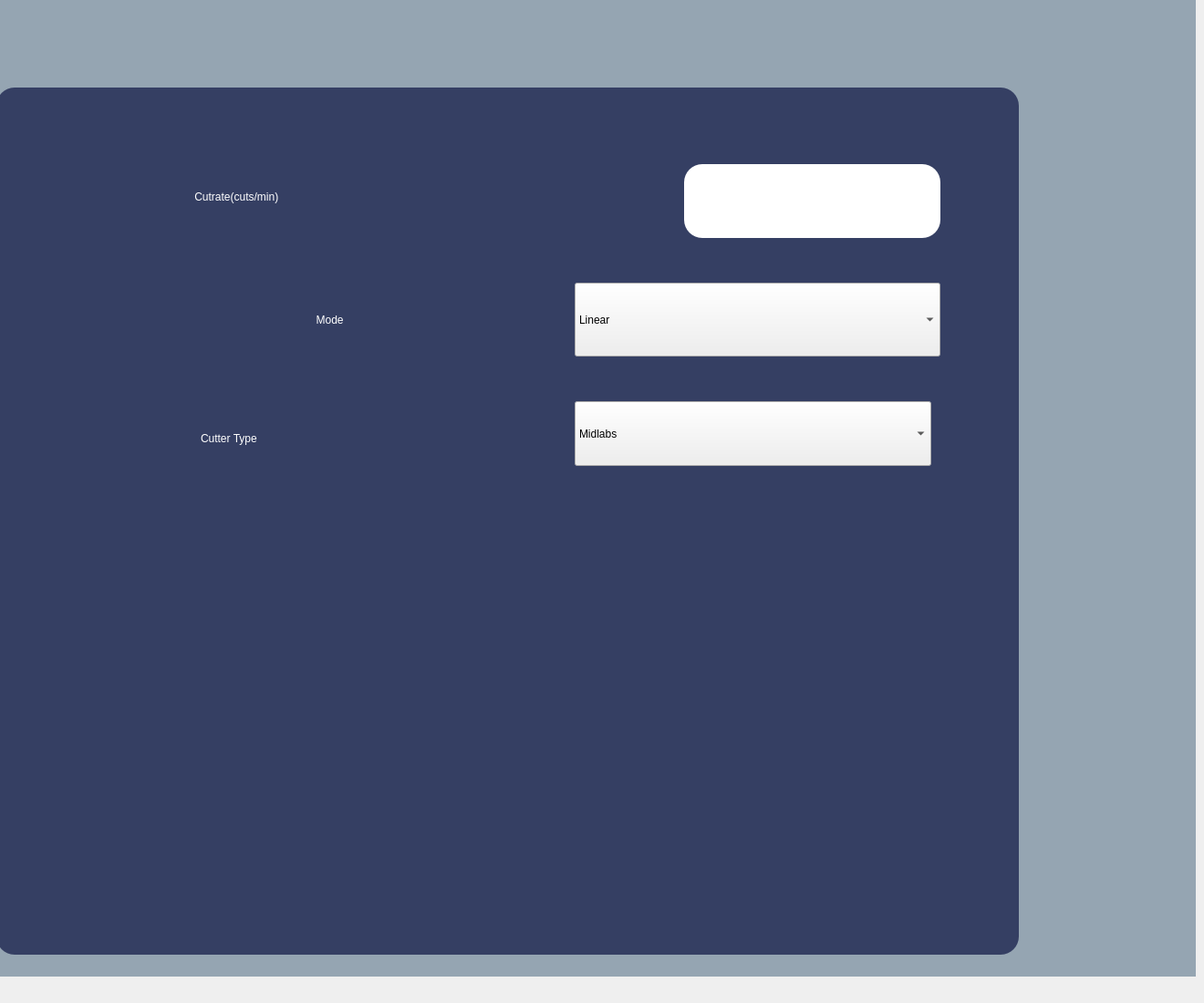
   <widget class="QWidget" name="tab_7">
    <attribute name="title">
     <string>VIT</string>
    </attribute>
    <widget class="QLabel" name="label_24">
     <property name="geometry">
      <rect>
       <x>210</x>
       <y>170</y>
       <width>521</width>
       <height>91</height>
      </rect>
     </property>
     <property name="styleSheet">
      <string notr="true">color: rgb(255, 255, 255);
font: 35pt &quot;Ubuntu&quot;;
background-color: rgba(191, 64, 64, 0);</string>
     </property>
     <property name="text">
      <string> Cutrate(cuts/min)</string>
     </property>
    </widget>
    <widget class="QPushButton" name="pushButton_7">
     <property name="geometry">
      <rect>
       <x>760</x>
       <y>920</y>
       <width>311</width>
       <height>91</height>
      </rect>
     </property>
     <property name="styleSheet">
      <string notr="true">image: url(:/new/prefix1/img/save-button 1.png);
background-color: transparent;
border:none;</string>
     </property>
     <property name="text">
      <string/>
     </property>
    </widget>
    <widget class="QLineEdit" name="lineEdit">
     <property name="geometry">
      <rect>
       <x>750</x>
       <y>180</y>
       <width>281</width>
       <height>81</height>
      </rect>
     </property>
     <property name="styleSheet">
      <string notr="true">font: 45pt &quot;Ubuntu&quot;;
background-color: rgb(255, 255, 255);border-radius: 20px;</string>
     </property>
     <property name="text">
      <string/>
     </property>
     <property name="alignment">
      <set>Qt::AlignCenter</set>
     </property>
    </widget>
    <widget class="QComboBox" name="comboBox_10">
     <property name="geometry">
      <rect>
       <x>630</x>
       <y>310</y>
       <width>401</width>
       <height>81</height>
      </rect>
     </property>
     <property name="styleSheet">
      <string notr="true">font: 45pt &quot;Ubuntu&quot;;</string>
     </property>
     <item>
      <property name="text">
       <string>Linear</string>
      </property>
     </item>
     <item>
      <property name="text">
       <string>NON-Linear</string>
      </property>
     </item>
    </widget>
    <widget class="QLabel" name="label_13">
     <property name="geometry">
      <rect>
       <x>0</x>
       <y>-20</y>
       <width>1311</width>
       <height>1091</height>
      </rect>
     </property>
     <property name="styleSheet">
      <string notr="true">background-color: rgb(149, 165, 178);</string>
     </property>
     <property name="text">
      <string/>
     </property>
    </widget>
    <widget class="QLabel" name="label_28">
     <property name="geometry">
      <rect>
       <x>340</x>
       <y>310</y>
       <width>271</width>
       <height>81</height>
      </rect>
     </property>
     <property name="styleSheet">
      <string notr="true">color: rgb(255, 255, 255);
font: 35pt &quot;Ubuntu&quot;;
background-color: rgba(191, 64, 64, 0);</string>
     </property>
     <property name="frameShape">
      <enum>QFrame::NoFrame</enum>
     </property>
     <property name="text">
      <string>  Mode</string>
     </property>
    </widget>
    <widget class="QLabel" name="label_34">
     <property name="geometry">
      <rect>
       <x>-4</x>
       <y>96</y>
       <width>1121</width>
       <height>951</height>
      </rect>
     </property>
     <property name="styleSheet">
      <string notr="true">color: rgb(255, 255, 255);
font: 30pt &quot;Ubuntu&quot;;border-radius: 20px;
background-color: rgb(53, 63, 99);</string>
     </property>
     <property name="text">
      <string/>
     </property>
    </widget>
    <widget class="QLabel" name="label_43">
     <property name="geometry">
      <rect>
       <x>220</x>
       <y>440</y>
       <width>511</width>
       <height>81</height>
      </rect>
     </property>
     <property name="styleSheet">
      <string notr="true">color: rgb(255, 255, 255);
font: 35pt &quot;Ubuntu&quot;;
background-color: rgba(191, 64, 64, 0);</string>
     </property>
     <property name="text">
      <string>Cutter Type</string>
     </property>
    </widget>
    <widget class="QComboBox" name="comboBox">
     <property name="geometry">
      <rect>
       <x>630</x>
       <y>440</y>
       <width>391</width>
       <height>71</height>
      </rect>
     </property>
     <property name="styleSheet">
      <string notr="true">font: 45pt &quot;Ubuntu&quot;;</string>
     </property>
     <item>
      <property name="text">
       <string>Midlabs</string>
      </property>
     </item>
     <item>
      <property name="text">
       <string>Active</string>
      </property>
     </item>
     <item>
      <property name="text">
       <string>Dorc</string>
      </property>
     </item>
    </widget>
    <zorder>label_13</zorder>
    <zorder>label_34</zorder>
    <zorder>label_24</zorder>
    <zorder>label_28</zorder>
    <zorder>comboBox_10</zorder>
    <zorder>pushButton_7</zorder>
    <zorder>lineEdit</zorder>
    <zorder>label_43</zorder>
    <zorder>comboBox</zorder>
   </widget>
